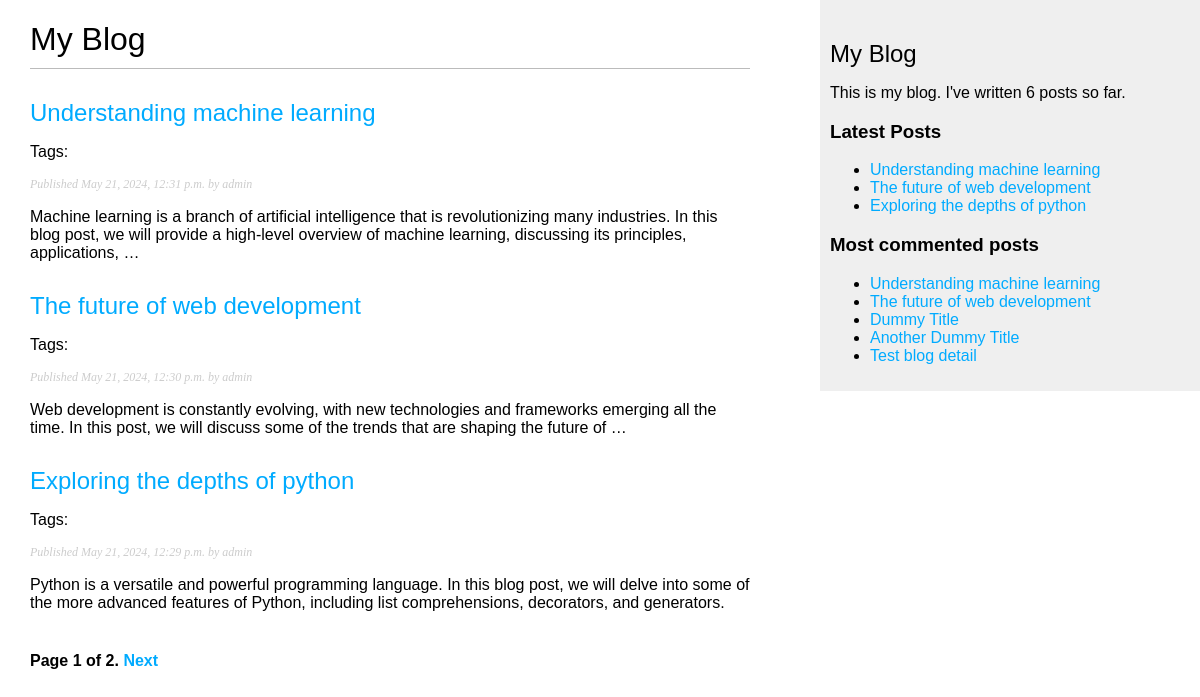
Page /blog/ on the earlier database version.
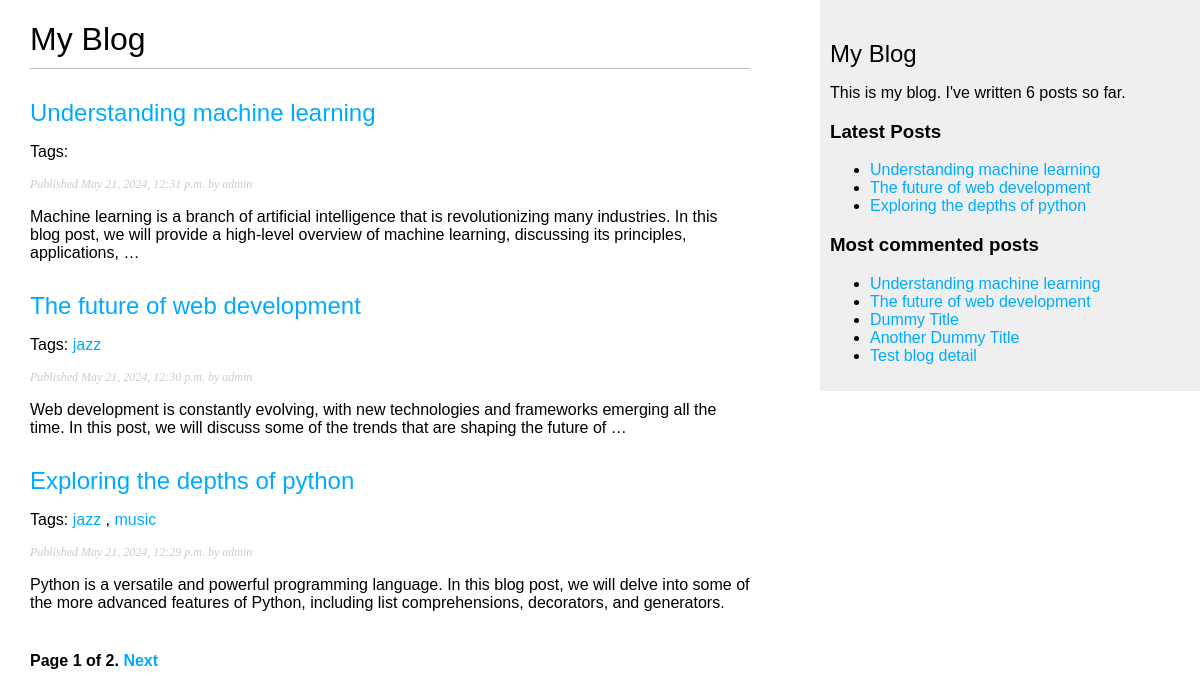
Same page on the later database version.
### blog/models.py (models this page shows, shortened)
class Post(models.Model):
    class Status(models.TextChoices):
        DRAFT = 'DF', 'Draft'
        PUBLISHED = 'PB', 'Published'
    title = models.CharField(max_length=250)
    slug = models.SlugField(max_length=250, unique_for_date='publish')
    author = models.ForeignKey(settings.AUTH_USER_MODEL, on_delete=models.CASCADE, related_name='blog_posts')
    body = models.TextField()
    publish = models.DateTimeField(default=timezone.now)
    created = models.DateTimeField(auto_now_add=True)
    updated = models.DateTimeField(auto_now=True)
    status = models.CharField(max_length=2, choices=Status, default=Status.DRAFT)
    objects = models.Manager()  # Default Manager
    published = PublishedManager()  # Custom Manager
    tags = TaggableManager()
    class Meta:
        ordering = ['-publish']
        indexes = [
            models.Index(fields=['-publish']),
        ]
    def get_absolute_url(self):
        return reverse('blog:post_detail', args=[self.publish.year, self.publish.month, self.publish.day, self.slug])

### blog/views.py (the view)
# urls.py: path('', views.post_list, name='post_list'),
def post_list(request, tag_slug=None):
    post_list = Post.published.all()
    tag = None
    if tag_slug:
        tag = get_object_or_404(Tag, slug=tag_slug)
        post_list = post_list.filter(tags__in=[tag])
    paginator = Paginator(post_list, 3)  # Pagination with three posts per page
    page_number = request.GET.get('page', 1)
    try:
        posts = paginator.page(page_number)
    except PageNotAnInteger:  # If page number is not an integer, get the first page
        posts = paginator.page(1)
    except EmptyPage:
        posts = paginator.page(paginator.num_pages)
    return render(request, 'blog/post/list.html', {
        'posts': posts,
        'tag': tag
    })

### blog/models.py (called while the page is built)
    def get_queryset(self):
        return super().get_queryset().filter(status=Post.Status.PUBLISHED)

### blog/templatetags/blog_tags.py (called while the page is built)
@register.simple_tag
def total_posts():
    return Post.published.count()

@register.inclusion_tag('blog/post/latest_posts.html')
def show_latest_posts(count=5):
    latest_posts = Post.published.order_by('-publish')[:count]
    return {'latest_posts': latest_posts}

@register.simple_tag
def get_most_commented_posts(count=5):
    return Post.published.annotate(total_comments=Count('comments')).order_by('-total_comments')[:count]

@register.filter(name='markdown')
def markdown_format(text):
    return mark_safe(markdown.markdown(text))

### blog/templates/blog/post/list.html (shortened to what this page needs)
{% extends "blog/base.html" %}
{% load blog_tags %}
{% block content %}
    <h1>My Blog</h1>
    {% for post in posts %}
        <h2>
            <a href="{{ post.get_absolute_url }}">
                {{ post.title }}
            </a>
        </h2>
        <p class="tags">Tags:
            {% for tag in post.tags.all %}
        <a href="{% url "blog:post_list_by_tag" tag.slug %}">
          {{ tag.name }}
        </a>{% if not forloop.last %}, {% endif %}
      {% endfor %}
        </p>
        <p class="date">
            Published {{ post.publish }} by {{ post.author }}
        </p>
        {{ post.body| markdown | truncatewords_html:30 }}
    {% endfor %}
    {% include "pagination.html" with page=posts %}
{% endblock %}

### blog/templates/blog/base.html (shortened to what this page needs)
{% load blog_tags %}
{% load static %}
<!DOCTYPE html>
<html lang="en">
<head>
    <link href="{% static "css/blog.css" %}" rel="stylesheet">
</head>
<body>
    <div id="content">
        {% block content %}
        {% endblock %}
    </div>
    <div id="sidebar">
        <h2>My Blog</h2>
        <p>This is my blog. I've written {% total_posts %} posts so far.</p>
        <h3>Latest Posts</h3>
        {% show_latest_posts 3 %}
        <h3>Most commented posts</h3>
        {% get_most_commented_posts as most_commented_posts %}
        <ul>
            {% for post in most_commented_posts %}
                <li>
                    <a href="{{ post.get_absolute_url }}">{{ post.title }}</a>
                </li>
            {% endfor %}
        </ul>
    </div>
</body>
</html>

### blog/templates/pagination.html (shortened to what this page needs)
<div class="pagination">
    <span class="step-links">
    <span class="current">
        Page {{ page.number }} of {{ page.paginator.num_pages }}.
    </span>
    {% if page.has_next %}
        <a href="?page={{ page.next_page_number }}">Next</a>
    {% endif %}
    </span>
</div>

### blog/templates/blog/post/latest_posts.html
<ul>
    {% for post in latest_posts%}
        <li>
            <a href="{{ post.get_absolute_url }}">{{ post.title }}</a>
        </li>
    {% endfor %}
</ul>

### blog/static/css/blog.css (style rules this page uses)
body { margin:0; padding:0; font-family:helvetica, sans-serif; }
a { color:#00abff; text-decoration:none; }
h1 { font-weight:normal; border-bottom:1px solid #bbb; padding:0 0 10px 0; }
h2 { font-weight:normal; margin:30px 0 0; }
#content { float:left; width:60%; padding:0 0 0 30px; }
#sidebar { float:right; width:30%; padding:10px; background:#efefef; height:100%; }
p.date { color:#ccc; font-family: georgia, serif; font-size: 12px; font-style: italic; }
.pagination { margin:40px 0; font-weight:bold; }

Differences in the rows shown:
changed Post "The future of web development": gains Tag (name "jazz")
changed Post "Exploring the depths of python": gains Tag (name "jazz"); gains Tag (name "music")
